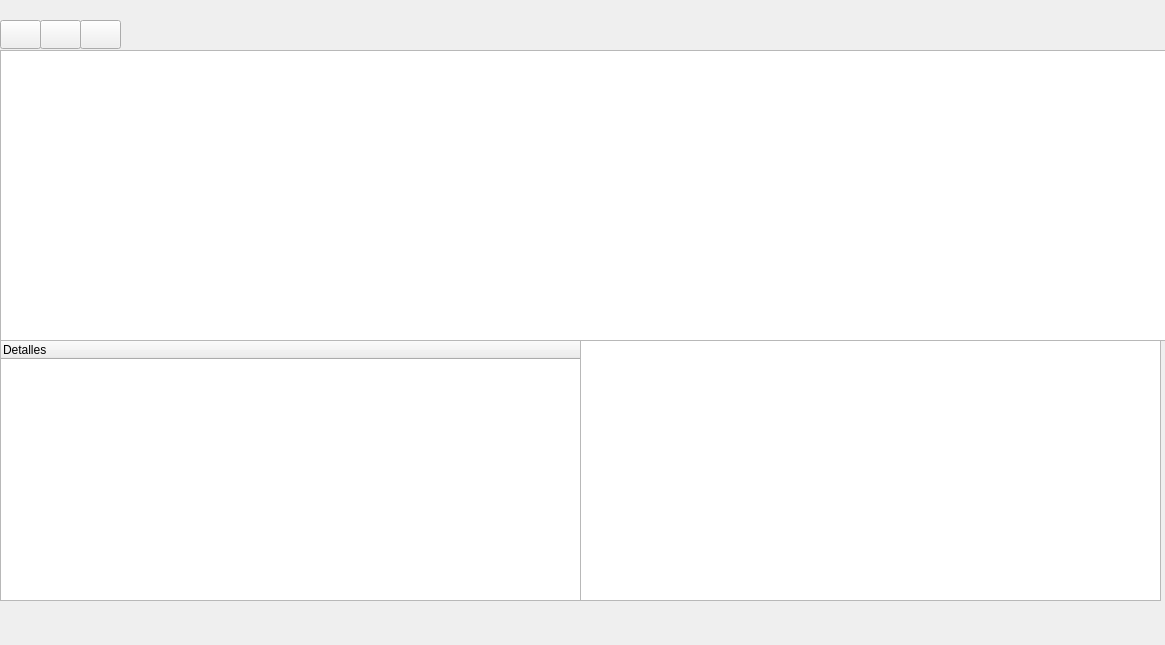
<?xml version="1.0" encoding="UTF-8"?>
<ui version="4.0">
 <class>capturawindow</class>
 <widget class="QWidget" name="capturawindow">
  <property name="geometry">
   <rect>
    <x>0</x>
    <y>0</y>
    <width>1165</width>
    <height>645</height>
   </rect>
  </property>
  <property name="windowTitle">
   <string>Form</string>
  </property>
  <widget class="QTableWidget" name="tablePaquetes">
   <property name="geometry">
    <rect>
     <x>0</x>
     <y>50</y>
     <width>1171</width>
     <height>291</height>
    </rect>
   </property>
  </widget>
  <widget class="QTreeWidget" name="treeDetalles">
   <property name="geometry">
    <rect>
     <x>0</x>
     <y>340</y>
     <width>581</width>
     <height>261</height>
    </rect>
   </property>
   <column>
    <property name="text">
     <string notr="true">Detalles</string>
    </property>
   </column>
  </widget>
  <widget class="QPlainTextEdit" name="txtHex">
   <property name="geometry">
    <rect>
     <x>580</x>
     <y>340</y>
     <width>581</width>
     <height>261</height>
    </rect>
   </property>
   <property name="font">
    <font>
     <family>Consolas</family>
    </font>
   </property>
  </widget>
  <widget class="QPushButton" name="btn_Reanudar">
   <property name="geometry">
    <rect>
     <x>0</x>
     <y>20</y>
     <width>41</width>
     <height>29</height>
    </rect>
   </property>
   <property name="text">
    <string/>
   </property>
   <property name="icon">
    <iconset theme="QIcon::ThemeIcon::MediaPlaybackStart"/>
   </property>
  </widget>
  <widget class="QPushButton" name="btn_Detener">
   <property name="geometry">
    <rect>
     <x>40</x>
     <y>20</y>
     <width>41</width>
     <height>29</height>
    </rect>
   </property>
   <property name="text">
    <string/>
   </property>
   <property name="icon">
    <iconset theme="QIcon::ThemeIcon::MediaPlaybackStop"/>
   </property>
  </widget>
  <widget class="QPushButton" name="btn_Reiniciar">
   <property name="geometry">
    <rect>
     <x>80</x>
     <y>20</y>
     <width>41</width>
     <height>29</height>
    </rect>
   </property>
   <property name="text">
    <string/>
   </property>
   <property name="icon">
    <iconset theme="QIcon::ThemeIcon::SystemReboot"/>
   </property>
  </widget>
 </widget>
 <resources/>
 <connections/>
</ui>
